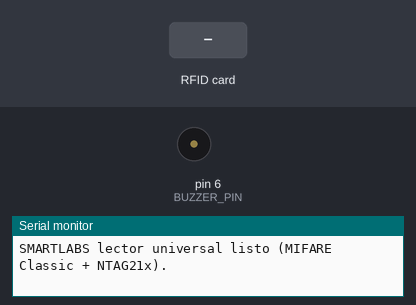
Bench run of a sketch on a simulated Arduino Nano, built with avr-gcc and run on an emulated ATmega328P. On the bench: buzzer (waves = sounding), the last lines printed to the serial monitor. The test bench sets the inputs (shaded band).

Above: at 1.2 s.
1.3 s: RFID card 5E 7A 19 C4 held to the reader
At 1.41 s:
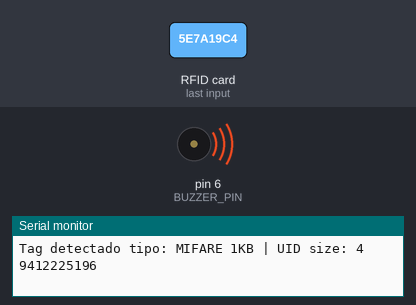
Timing chart, 0 to 4.3 s (numbered marks = the images above; inputs shaded):
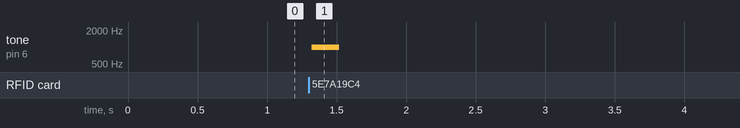

The sketch:

lector_universal.ino
```cpp
/*
 * SMARTLABS - Lector RFID universal MIFARE Classic + NTAG213/215/216 (Ultralight)
 * --------------------------------------------------------------------------------
 * Reemplaza a RF_ID_ONE_EQUIPOS_FINAL_II.ino. Diferencias clave:
 *
 *   1. Lee UIDs de 4, 7 y 10 bytes (el original solo aceptaba MIFARE Classic 4 bytes,
 *      lo que descartaba las pegatinas NTAG213 que se usan en herramientas).
 *   2. No llama a la API Crypto1 para tags Ultralight (no la soportan).
 *   3. Anti-rebote: ignora la misma tarjeta durante REPEAT_WINDOW_MS si sigue presente.
 *
 * Formato de salida (sin cambios respecto al sketch original — la BD existente sigue
 * matcheando): cada byte se imprime en decimal, con prefijo " 0" si byte < 0x10,
 * sin separador entre bytes, terminador '\t', luego tono breve.
 *
 * Hardware:
 *   - Arduino Nano / Pro Mini (5V) + módulo MFRC522 RC522 vía SPI.
 *   - SoftwareSerial 3 (RX), 4 (TX) → conectado al Serial2 del ESP32 DevKit (16/17).
 *   - Buzzer pasivo en pin 6 (tone).
 *
 * Pinout MFRC522:
 *   RST  -> 9
 *   SDA  -> 10 (SS)
 *   MOSI -> 11
 *   MISO -> 12
 *   SCK  -> 13
 */

#include <SPI.h>
#include <MFRC522.h>
#include <SoftwareSerial.h>

#define SS_PIN  10
#define RST_PIN 9
#define BUZZER_PIN 6
#define BAUD 9600

static const uint16_t REPEAT_WINDOW_MS = 1500;  // ignorar misma UID dentro de esta ventana
static const uint16_t POST_READ_DELAY_MS = 500; // pausa tras lectura exitosa

SoftwareSerial mySerial(3, 4); // RX, TX hacia ESP32
MFRC522 rfid(SS_PIN, RST_PIN);

byte lastUid[10];
byte lastUidSize = 0;
unsigned long lastReadAt = 0;

void setup() {
  Serial.begin(BAUD);
  mySerial.begin(BAUD);
  SPI.begin();
  rfid.PCD_Init();
  pinMode(BUZZER_PIN, OUTPUT);

  Serial.println(F("SMARTLABS lector universal listo (MIFARE Classic + NTAG21x)."));
}

void loop() {
  if (!rfid.PICC_IsNewCardPresent()) return;
  if (!rfid.PICC_ReadCardSerial())   return;

  if (isRepeat(rfid.uid.uidByte, rfid.uid.size)) {
    // Mismo tag aún presente → no reenviar.
    rfid.PICC_HaltA();
    return;
  }

  MFRC522::PICC_Type piccType = rfid.PICC_GetType(rfid.uid.sak);
  Serial.print(F("Tag detectado tipo: "));
  Serial.print(rfid.PICC_GetTypeName(piccType));
  Serial.print(F(" | UID size: "));
  Serial.println(rfid.uid.size);

  // Enviar UID al ESP32 — formato idéntico al sketch original (decimal por byte,
  // con prefijo " 0" si byte<16, sin separador, terminador '\t').
  emitUid(rfid.uid.uidByte, rfid.uid.size);

  // Recordar para anti-rebote.
  rememberUid(rfid.uid.uidByte, rfid.uid.size);

  // Solo MIFARE Classic usa Crypto1; para Ultralight no aplica pero llamarlo es no-op.
  rfid.PICC_HaltA();
  rfid.PCD_StopCrypto1();

  delay(POST_READ_DELAY_MS);
}

void emitUid(byte *uid, byte size) {
  for (byte i = 0; i < size; i++) {
    if (uid[i] < 0x10) {
      Serial.print(F(" 0"));
      mySerial.print(F(" 0"));
    }
    Serial.print(uid[i], DEC);
    mySerial.print(uid[i], DEC);
  }
  Serial.println();
  mySerial.print('\t');

  tone(BUZZER_PIN, 1000, 200);
}

bool isRepeat(byte *uid, byte size) {
  if (size != lastUidSize) return false;
  if (millis() - lastReadAt > REPEAT_WINDOW_MS) return false;
  for (byte i = 0; i < size; i++) {
    if (uid[i] != lastUid[i]) return false;
  }
  return true;
}

void rememberUid(byte *uid, byte size) {
  lastUidSize = size;
  for (byte i = 0; i < size && i < sizeof(lastUid); i++) {
    lastUid[i] = uid[i];
  }
  lastReadAt = millis();
}
```

Measured:
- after the input at 1.3 s, tone on pin 6 (BUZZER_PIN): silent → 1000 Hz at once, → silent 0.20 s later
